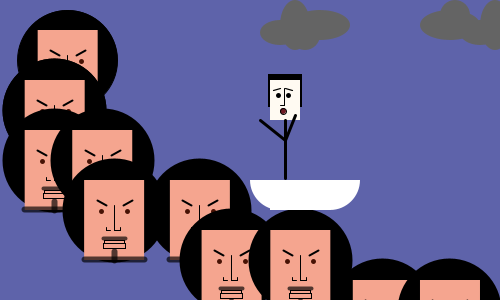
Frame 1 (no input)
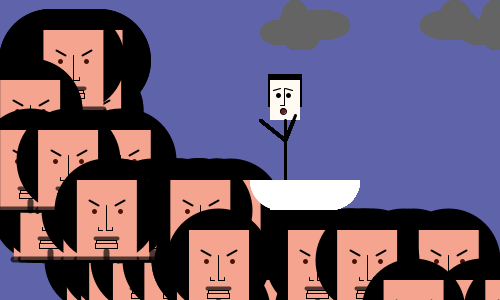
Frame 60 (the mouse pressed at the canvas centre just before this capture)
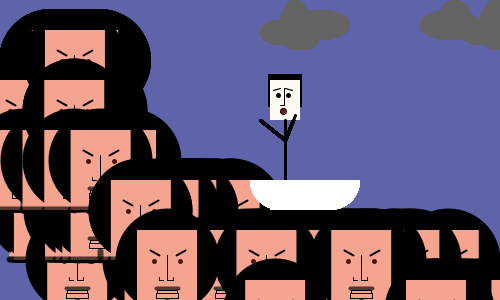
Frame 120 (the mouse held since frame 60 and released just before this capture)

The Processing sketch that drew these frames (run headless with seeded random() and noise(); from frame 60 on, the mouse is pressed at the canvas centre):

// Processing sketch: processing_39041
// ── processing_39041.pde

void setup() {
  size(500, 300);
  background(94,99,170);
}

void draw() {
  pushMatrix();
  for (int a=-50; a<width; a+=50) {
    for (int b=0; b<100; b+=50) {
      angryParris(random(a), b);
    }
  }
  popMatrix();
  smooth();
  
  //clouds
  fill(100);
  noStroke();
  ellipse(280,0,30,50);
  ellipse(260,20,40,25);
  ellipse(290,10,60,30);
  ellipse(290,20,30,30);
  
    ellipse(480,0,30,50);
  ellipse(460,20,40,25);
  ellipse(420,10,60,30);
  ellipse(440,0,30,30);
  
  //boat
  fill(255);
  arc(250, 150, 60, 60, PI/2, PI);
  arc(300, 150, 60, 60, 0, PI/2);
  rect(270, 180, 60, 30);
  //helpless man
  fill(0);
  rect(268, 74, 34, 33);
  fill(255, 250, 242);
  rect(270, 80, 30, 40);

  strokeWeight(1.2);
  stroke(0);
  line(273, 90, 280, 88);
  line(285, 88, 292, 90);
  strokeWeight(5);
  point(278, 95);
  point(288, 95);
  
  strokeWeight(1);
  line(284,88,284,105);
  line(284,105,280,105);
  fill(111,27,38);
  ellipse(280,108,6,6);
  
  strokeWeight(3);
  line(285,120,285,178);
  line(285,140,260,120);
  line(285,140,295,115);
}

void angryParris(float x, float y) {
  translate(x, y);

  //hair
  ellipseMode(CORNER);
  fill(0);
  stroke(0);
  ellipse(50, 10, 100, 100);

  //face
  fill(245, 165, 143);
  noStroke();
  rect(70, 30, 60, 80);
  stroke(0);
  strokeWeight(2);

  //eyes
  line(83, 50, 92, 55);
  line(109, 55, 118, 50);
  strokeWeight(5);
  stroke(72, 18, 4);
  point(87.5, 61);
  point(113.5, 61);

  //facial features
  stroke(0);
  strokeWeight(1);
  line(100, 55, 100, 80);
  line(100, 80, 106, 80);
  line(106, 80, 106, 77);
  line(92, 77, 92, 80);
  line(92, 80, 96, 80);
  fill(245, 165, 143);
  rect(90, 90, 20, 3);
  rect(89, 93, 22, 5);
  strokeWeight(6);
  stroke(0, 0, 0, 170);
  line(100, 101, 100, 110);
  line(70, 109, 130, 109);
  strokeWeight(4);
  line(89, 88, 111, 88);
}
